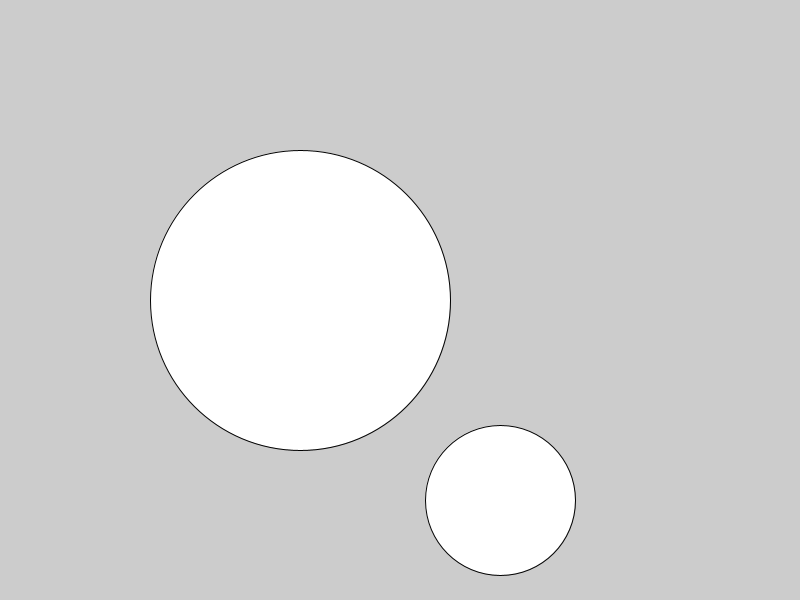
Frame 1 (no input)
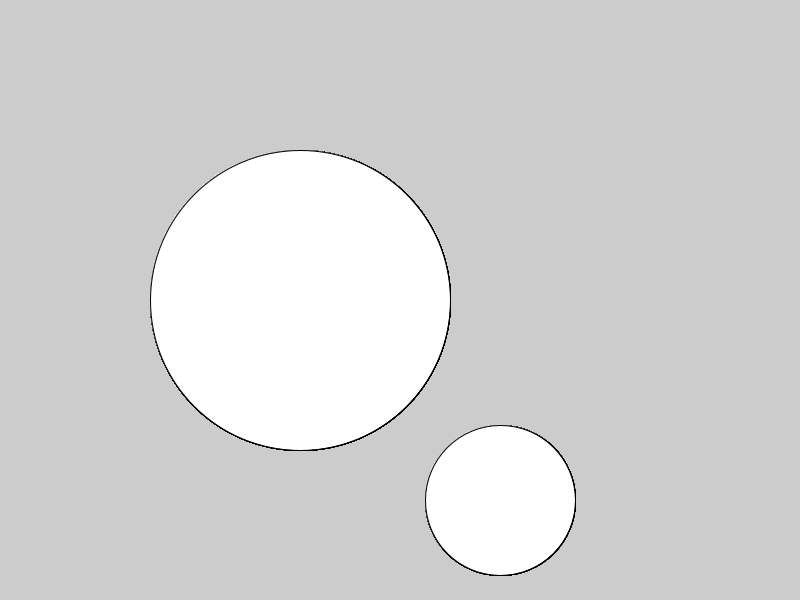
Frame 60 (the mouse pressed at the canvas centre just before this capture)
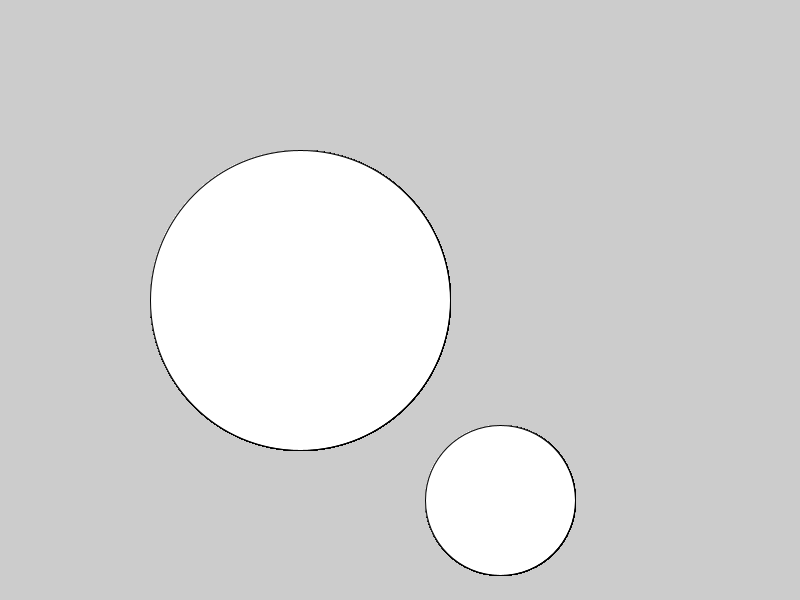
Frame 120 (the mouse held since frame 60 and released just before this capture)

The Processing sketch that drew these frames (run headless with seeded random() and noise(); from frame 60 on, the mouse is pressed at the canvas centre):

// Processing sketch: list5_6
// ── list5_6.pde
DrawEllipse myCircle0; // 1つ目の円
DrawEllipse myCircle1; // 2つ目の円

void setup() {
  size(800, 600);
  // 半径と位置を指定して、2つのオブジェクトを生成する
  myCircle0 = new DrawEllipse(300, new PVector(300, 300));
  myCircle1 = new DrawEllipse(150, new PVector(500, 500));
}

void draw() {
  // それぞれの円を描く
  myCircle0.draw();
  myCircle1.draw();
}

// DrawEllipseクラスの宣言
class DrawEllipse {
  // データ(変数)
  float diameter;
  PVector location;
  
  // コンストラクタ
  DrawEllipse(float _diameter, PVector _location) {
    diameter = _diameter;
    location = _location;
  }
  
  // メソッド1
  void draw() {
    ellipse(location.x, location.y, diameter, diameter);
  }
}
